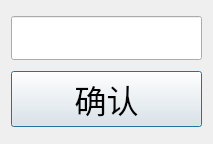
<?xml version="1.0" encoding="UTF-8"?>
<ui version="4.0">
 <class>Dialog</class>
 <widget class="QDialog" name="Dialog">
  <property name="geometry">
   <rect>
    <x>0</x>
    <y>0</y>
    <width>213</width>
    <height>144</height>
   </rect>
  </property>
  <property name="windowTitle">
   <string>Dialog</string>
  </property>
  <layout class="QVBoxLayout" name="verticalLayout">
   <item>
    <widget class="QLineEdit" name="lineEdit">
     <property name="font">
      <font>
       <family>Arial</family>
       <pointsize>24</pointsize>
      </font>
     </property>
    </widget>
   </item>
   <item>
    <widget class="QPushButton" name="pushButton">
     <property name="font">
      <font>
       <family>Arial</family>
       <pointsize>24</pointsize>
      </font>
     </property>
     <property name="text">
      <string>确认</string>
     </property>
    </widget>
   </item>
  </layout>
 </widget>
 <resources/>
 <connections/>
</ui>
